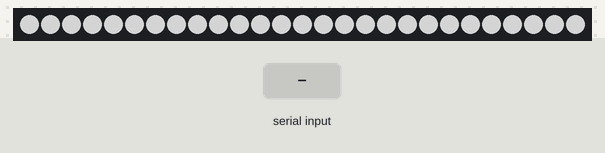
A sketch run on a simulated Arduino Uno, built with avr-gcc and run on an emulated ATmega328P. Shown: 27 RGB LEDs in strip order, left to right. The test bench sets the inputs (shaded band). Dim RGB values are drawn brighter than linear.

Above: at 1.2 s.
1.3 s: "90,45,200\n" received over Serial
At 2.6 s:
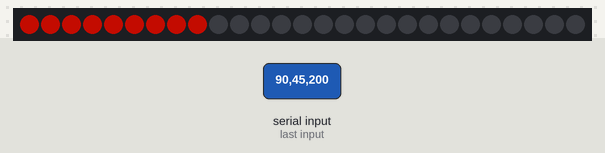
3.8 s: "30,150,10\n" received over Serial
At 5.7 s:
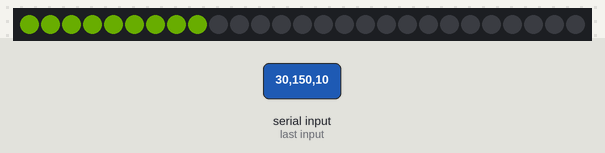
6.3 s: "5\n" received over Serial
At 8.5 s:
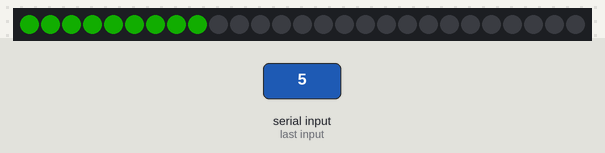
8.8 s: "90\n" received over Serial
At 10.7 s:
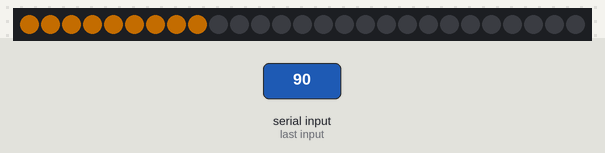
11.3 s: "90,45\n" received over Serial
At 12.6 s:
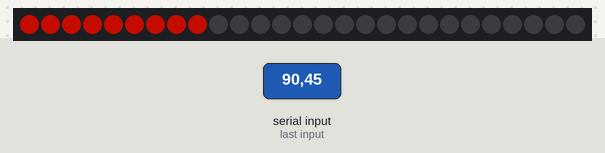
13.8 s: "5\n" received over Serial
At 15.7 s:
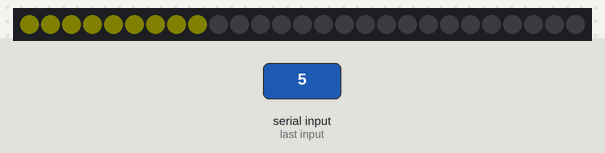
Timing chart, 0 to 17.2 s (numbered marks = the images above; inputs shaded):
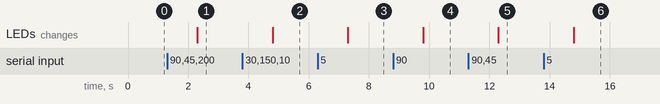

Measured:
- after the input at 1.3 s, the LEDs: change after 1.0 s (image 1)
- after the input at 3.8 s, the LEDs: change after 1.0 s (image 2)
- after the input at 6.3 s, the LEDs: change after 1.0 s (image 3)
- after the input at 8.8 s, the LEDs: change after 1.0 s (image 4)
- after the input at 11.3 s, the LEDs: change after 1.0 s (image 5)
- after the input at 13.8 s, the LEDs: change after 1.0 s (image 6)

The sketch:

ScreenLed.ino
```cpp
#include <Adafruit_NeoPixel.h>
#ifdef __AVR__
  #include <avr/power.h>
#endif

#define LEDPIN 6
#define NUM_LEDS 27
#define BRIGHTNESS 255

struct RGB {
  byte r;
  byte g;
  byte b;
};

struct RGB colors[NUM_LEDS];

Adafruit_NeoPixel strip = Adafruit_NeoPixel(NUM_LEDS, LEDPIN, NEO_GRB + NEO_KHZ800);

int ledcolor = 0;
int a = 100;
int red = 9;
int green = 10;
int blue = 11;
char buff[35];

void setup() {
  #if defined (__AVR_ATtiny85__)
    if (F_CPU == 16000000) clock_prescale_set(clock_div_1);
  #endif
  strip.setBrightness(BRIGHTNESS);
  strip.begin();
  strip.show();

  // Idle color
  strip.setPixelColor(5, 100,100,100);
  strip.show();

  Serial.begin(57600);
  while (!Serial) {
    ; // wait for serial port to connect.
  }

  setColor(128,128,128);
}

void loop() {
  if (Serial.available () > 0){
    Serial.readBytes(buff, 35);
    char part[9];

    memcpy(part, buff + 0, 3);
    int r1 = atoi(part);
    memcpy(part, buff + 4, 3);
    int g1 = atoi(part);
    memcpy(part, buff + 8, 3);
    int b1 = atoi(part);

    memcpy(part, buff + 12, 3);
    int r2 = atoi(part);
    memcpy(part, buff + 16, 3);
    int g2 = atoi(part);
    memcpy(part, buff + 20, 3);
    int b2 = atoi(part);

    memcpy(part, buff + 24, 3);
    int r3 = atoi(part);
    memcpy(part, buff + 28, 3);
    int g3 = atoi(part);
    memcpy(part, buff + 32, 3);
    int b3 = atoi(part);

    int third = NUM_LEDS / 3;
    for(int i = 0; i < third; i++){
      colors[i] = { r1 , g1 , b1 };
    }
    for(int i = 9; i < third*2; i++){
      colors[i] = { r2 , g2 , b2 };
    }
    for(int i = 18; i < NUM_LEDS; i++){
      colors[i] = { r3 , g3 , b3 };
    }

    updateColors();
  }
}

void setColor(int r, int g, int b){
  uint32_t c = strip.Color(r, g, b);
  for(uint16_t i=0; i<strip.numPixels(); i++) {
    strip.setPixelColor(i, c);
  }
  strip.show();
}


void updateColors(){
  for(uint16_t i=0; i<strip.numPixels(); i++) {
      uint32_t c = strip.Color(colors[i].r, colors[i].g, colors[i].b);
      strip.setPixelColor(i, c);
  }
  strip.show();
}
```
